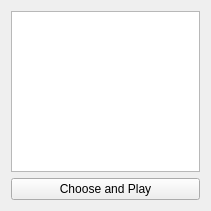
<?xml version="1.0" encoding="UTF-8"?>
<ui version="4.0">
 <class>secondWindow</class>
 <widget class="QWidget" name="secondWindow">
  <property name="geometry">
   <rect>
    <x>0</x>
    <y>0</y>
    <width>211</width>
    <height>211</height>
   </rect>
  </property>
  <property name="windowTitle">
   <string>Form</string>
  </property>
  <layout class="QGridLayout" name="gridLayout">
   <item row="1" column="0">
    <widget class="QPushButton" name="ChooseandPlayButton">
     <property name="text">
      <string>Choose and Play</string>
     </property>
    </widget>
   </item>
   <item row="0" column="0">
    <widget class="QListWidget" name="listMovieWidget"/>
   </item>
  </layout>
 </widget>
 <resources/>
 <connections/>
</ui>
